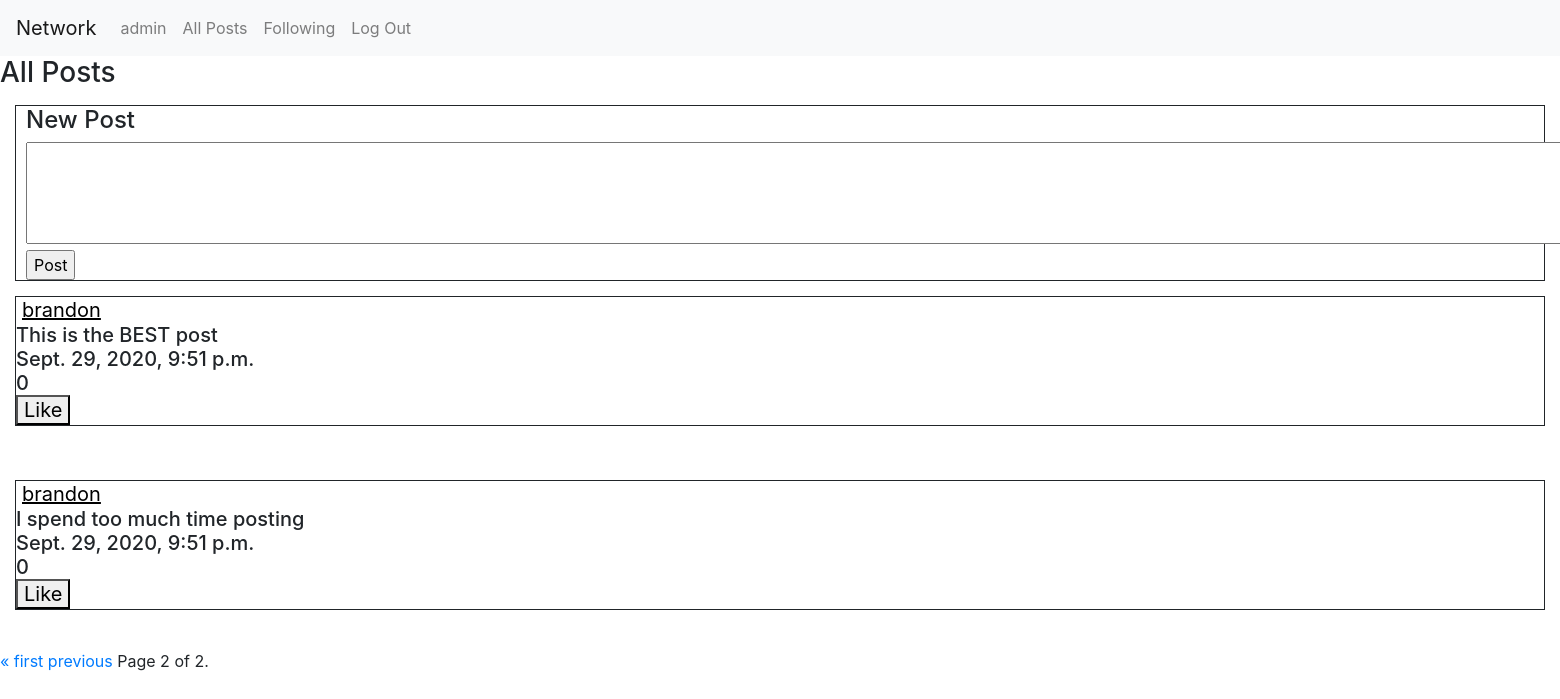
/?page=2 (signed in), run on the app's committed database.
### network/models.py (models this page shows, shortened)
class User(AbstractUser):
    pass

class Post(models.Model):
    user = models.ForeignKey("User", on_delete=models.CASCADE, related_name="posts")
    content = models.TextField(blank=True)
    timestamp = models.DateTimeField(auto_now_add=True)
    likes = models.IntegerField()

### network/views.py (the view)
# urls.py: path("", views.index, name="index"),
def index(request):
    all_posts = Post.objects.all().reverse()
    paginator = Paginator(all_posts, 10)
    page_number = request.GET.get('page')
    page_obj = paginator.get_page(page_number)
    return render(request, "network/index.html", {
            "all_posts": all_posts,
            "page_obj": page_obj
        })

### network/templates/network/index.html (shortened to what this page needs)
{% extends "network/layout.html" %}
{% block body %}
<form action="{% url 'new_post' %}" method="post">
    <div id="all-posts-head">
        <h3>All Posts</h3>
        {% if user.is_authenticated %}
        <div style="border-style: solid;margin: 15px;border-width: thin;">
            <h4 style="margin-left: 10px;">New Post</h4>
                <textarea id="new_content" rows="4" cols="202" style="margin-left: 10px" name="post_content"></textarea>
                <input style="margin-left: 10px;" type="submit" value="Post">
            </div>
        </form>
        {% endif %}
        <form action="{% url 'profile' %}" method="GET">
        {% for item in page_obj %}
        <h5 style="border-style: solid;margin: 15px;border-width: thin;">
            <div>
                <input type="submit" name="user" value="{{ item.user }}" style="background:none; border-width:0px; color:black; text-decoration:underline;" />
            </div>
            <div id="post_{{ item.id }}"> {{ item.content }}</div>
            <div>{{ item.timestamp }}</div>
            <div id="numlikes_{{ item.id }}">{{ item.likes }} </div>
            <button type="button" id="{{ item.id }}" onclick='like_post(this.id)'>Like</button><br>
        </h5>
        <br>
        {% endfor %}
        </form>
<div class="pagination">
    <span class="step-links">
        {% if page_obj.has_previous %}
            <a href="?page=1">&laquo; first</a>
            <a href="?page={{ page_obj.previous_page_number }}">previous</a>
        {% endif %}
        <span class="current">
            Page {{ page_obj.number }} of {{ page_obj.paginator.num_pages }}.
        </span>
    </span>
</div>
        </div>
{% endblock %}

### network/templates/network/layout.html (shortened to what this page needs)
{% load static %}
<!DOCTYPE html>
<html lang="en">
    <head>
        <link rel="stylesheet" href="https://stackpath.bootstrapcdn.com/bootstrap/4.4.1/css/bootstrap.min.css">
        <link href="{% static 'network/styles.css' %}" rel="stylesheet">
    </head>
    <body>
        <nav class="navbar navbar-expand-lg navbar-light bg-light">
            <a class="navbar-brand" href="#">Network</a>
            <div>
              <ul class="navbar-nav mr-auto">
                {% if user.is_authenticated %}
                    <li class="nav-item">
                        <form action="{% url 'profile' %}" method="GET">
                            <input class="nav-link"  style="background:none; border-width:0px" type="submit" name="user" value="{{ request.user }}" />
                        </form>
                    </li>
                {% endif %}
                <li class="nav-item">
                  <a class="nav-link" href="{% url 'index' %}" id="all-posts">All Posts</a>
                </li>
                {% if user.is_authenticated %}
                    <li class="nav-item">
                        <a class="nav-link" href="{% url 'following' %}"" id='following'>Following</a>
                    </li>
                    <li class="nav-item">
                        <a class="nav-link" href="{% url 'logout' %}">Log Out</a>
                    </li>
                {% endif %}
              </ul>
            </div>
          </nav>
        <div class="body">
            {% block body %}
            {% endblock %}
    </body>
</html>

### data on the page
User: user "admin"
Post: user "brandon", content "This is the BEST post", timestamp "Sept. 29, 2020, 9:51 p.m.", likes "0"
Post: user "brandon", content "I spend too much time posting", timestamp "Sept. 29, 2020, 9:51 p.m.", likes "0"

### other printed values
{{ page_obj.number }} "2"
{{ page_obj.paginator.num_pages }} "2"
